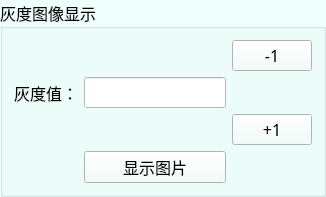
           <widget class="QGroupBox" name="groupBox_12">
            <property name="palette">
             <palette>
              <active>
               <colorrole role="Button">
                <brush brushstyle="SolidPattern">
                 <color alpha="255">
                  <red>239</red>
                  <green>255</green>
                  <blue>251</blue>
                 </color>
                </brush>
               </colorrole>
               <colorrole role="Text">
                <brush brushstyle="SolidPattern">
                 <color alpha="255">
                  <red>85</red>
                  <green>0</green>
                  <blue>0</blue>
                 </color>
                </brush>
               </colorrole>
               <colorrole role="Base">
                <brush brushstyle="SolidPattern">
                 <color alpha="255">
                  <red>239</red>
                  <green>255</green>
                  <blue>251</blue>
                 </color>
                </brush>
               </colorrole>
               <colorrole role="Window">
                <brush brushstyle="SolidPattern">
                 <color alpha="255">
                  <red>239</red>
                  <green>255</green>
                  <blue>251</blue>
                 </color>
                </brush>
               </colorrole>
               <colorrole role="PlaceholderText">
                <brush brushstyle="SolidPattern">
                 <color alpha="128">
                  <red>85</red>
                  <green>0</green>
                  <blue>0</blue>
                 </color>
                </brush>
               </colorrole>
              </active>
              <inactive>
               <colorrole role="Button">
                <brush brushstyle="SolidPattern">
                 <color alpha="255">
                  <red>239</red>
                  <green>255</green>
                  <blue>251</blue>
                 </color>
                </brush>
               </colorrole>
               <colorrole role="Text">
                <brush brushstyle="SolidPattern">
                 <color alpha="255">
                  <red>85</red>
                  <green>0</green>
                  <blue>0</blue>
                 </color>
                </brush>
               </colorrole>
               <colorrole role="Base">
                <brush brushstyle="SolidPattern">
                 <color alpha="255">
                  <red>239</red>
                  <green>255</green>
                  <blue>251</blue>
                 </color>
                </brush>
               </colorrole>
               <colorrole role="Window">
                <brush brushstyle="SolidPattern">
                 <color alpha="255">
                  <red>239</red>
                  <green>255</green>
                  <blue>251</blue>
                 </color>
                </brush>
               </colorrole>
               <colorrole role="PlaceholderText">
                <brush brushstyle="SolidPattern">
                 <color alpha="128">
                  <red>85</red>
                  <green>0</green>
                  <blue>0</blue>
                 </color>
                </brush>
               </colorrole>
              </inactive>
              <disabled>
               <colorrole role="Button">
                <brush brushstyle="SolidPattern">
                 <color alpha="255">
                  <red>239</red>
                  <green>255</green>
                  <blue>251</blue>
                 </color>
                </brush>
               </colorrole>
               <colorrole role="Text">
                <brush brushstyle="SolidPattern">
                 <color alpha="255">
                  <red>120</red>
                  <green>120</green>
                  <blue>120</blue>
                 </color>
                </brush>
               </colorrole>
               <colorrole role="Base">
                <brush brushstyle="SolidPattern">
                 <color alpha="255">
                  <red>239</red>
                  <green>255</green>
                  <blue>251</blue>
                 </color>
                </brush>
               </colorrole>
               <colorrole role="Window">
                <brush brushstyle="SolidPattern">
                 <color alpha="255">
                  <red>239</red>
                  <green>255</green>
                  <blue>251</blue>
                 </color>
                </brush>
               </colorrole>
               <colorrole role="PlaceholderText">
                <brush brushstyle="SolidPattern">
                 <color alpha="128">
                  <red>0</red>
                  <green>0</green>
                  <blue>0</blue>
                 </color>
                </brush>
               </colorrole>
              </disabled>
             </palette>
            </property>
            <property name="font">
             <font>
              <family>新宋体</family>
              <pointsize>12</pointsize>
             </font>
            </property>
            <property name="title">
             <string>灰度图像显示</string>
            </property>
            <layout class="QGridLayout" name="gridLayout_15">
             <item row="2" column="2">
              <widget class="QPushButton" name="btn_gray_add">
               <property name="font">
                <font>
                 <family>新宋体</family>
                 <pointsize>12</pointsize>
                </font>
               </property>
               <property name="text">
                <string>+1</string>
               </property>
              </widget>
             </item>
             <item row="1" column="1">
              <widget class="QLineEdit" name="lineEdit_show_gray_pic">
               <property name="font">
                <font>
                 <family>新宋体</family>
                 <pointsize>12</pointsize>
                </font>
               </property>
               <property name="styleSheet">
                <string notr="true">background-color: rgb(255, 255, 255);</string>
               </property>
              </widget>
             </item>
             <item row="1" column="0">
              <widget class="QLabel" name="label_28">
               <property name="font">
                <font>
                 <family>新宋体</family>
                 <pointsize>12</pointsize>
                </font>
               </property>
               <property name="text">
                <string>灰度值：</string>
               </property>
              </widget>
             </item>
             <item row="0" column="2">
              <widget class="QPushButton" name="btn_gray_sub">
               <property name="font">
                <font>
                 <family>新宋体</family>
                 <pointsize>12</pointsize>
                </font>
               </property>
               <property name="text">
                <string>-1</string>
               </property>
              </widget>
             </item>
             <item row="3" column="1">
              <widget class="QPushButton" name="btn_show_gray_pic">
               <property name="font">
                <font>
                 <family>新宋体</family>
                 <pointsize>12</pointsize>
                </font>
               </property>
               <property name="text">
                <string>显示图片</string>
               </property>
              </widget>
             </item>
            </layout>
           </widget>
